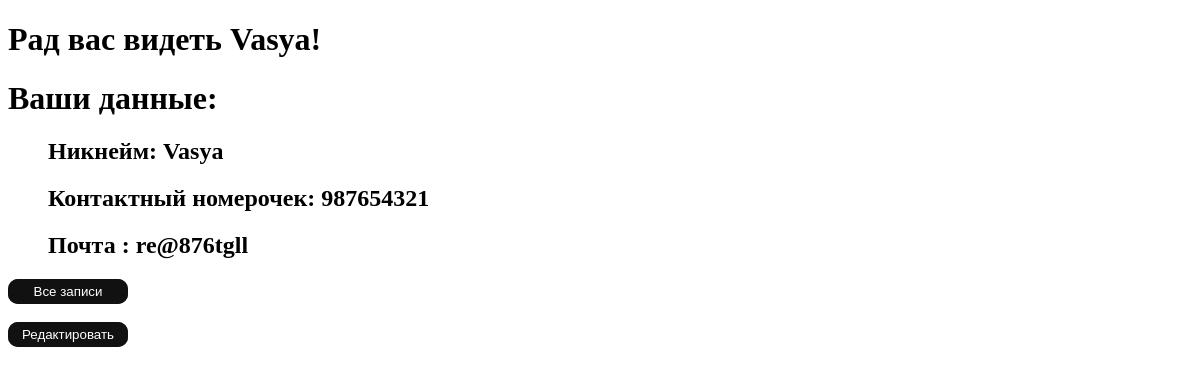
Page /profile/ (signed in) on the committed database.
### main/models.py (models this page shows, shortened)
class Profile(models.Model):
    user = models.OneToOneField(User, on_delete=models.CASCADE, related_name="+")
    name = models.CharField(blank=True, null=True, max_length=200)
    tel = models.IntegerField(blank=True, null=True)
    email = models.CharField(blank=True, null=True, max_length=200)

### main/views.py (the view)
# urls.py: path('profile/', views.DetailProfile.as_view(), name='profile'),
class DetailProfile(DetailView):
    model = Profile
    template_name = "main/profile.html"
    def get_object(self, queryset: Any = None) -> Any:
        object_1 = self.model.objects.get(user_id=self.request.user.id)
        return object_1

### main/templates/main/profile.html
{% extends 'main/base.html' %}
{% block content %}
<h1>Рад вас видеть {{ profile.name }}!</h1>
<h1>Ваши данные: </h1>
<ul>
    <h2>Никнейм: {{ profile.name }}</h2>
    <h2>Контактный номерочек: {{ profile.tel }}</h2>
    <h2>Почта : {{ profile.email }}</h2>
</ul>
<a href="{% url 'app_vladislav_yurenya:all_post' %}">
        <button class="glow-on-hover" type="submit">Все записи</button>
    </a><br><br>
<a href="{% url 'app_vladislav_yurenya:update_profile' object.pk %}">
        <button class="glow-on-hover" type="submit">Редактировать</button>
    </a><br><br>
{% endblock %}

### main/static/main/css/button.css (style rules this page uses)
html .glow-on-hover { width: 120px; height: 25px; border: none; outline: none; color: #fff; background: #111; cursor: url('/pointer.cur') 4 1; position: relative; z-index: 0; border-radius: 10px; }
.glow-on-hover:before { content: ''; background: linear-gradient(45deg, #ff0000, #ff7300, #fffb00, #48ff00, #00ffd5, #002bff, #7a00ff, #ff00c8, #ff0000); position: absolute; top: -2px; left:-2px; background-size: 400%; z-index: -1; filter: blur(5px); width: calc(100% + 4px); height: calc(100% + 4px); animation: glowing 20s linear infinite; opacity: 0; transition: opacity .3s ease-in-out; border-radius: 10px; }
.glow-on-hover:after { z-index: -1; content: ''; position: absolute; width: 100%; height: 100%; background: #111; left: 0; top: 0; border-radius: 10px; }

### rows in the picture
Profile: name "Vasya", tel "987654321", email "re@876tgll"
